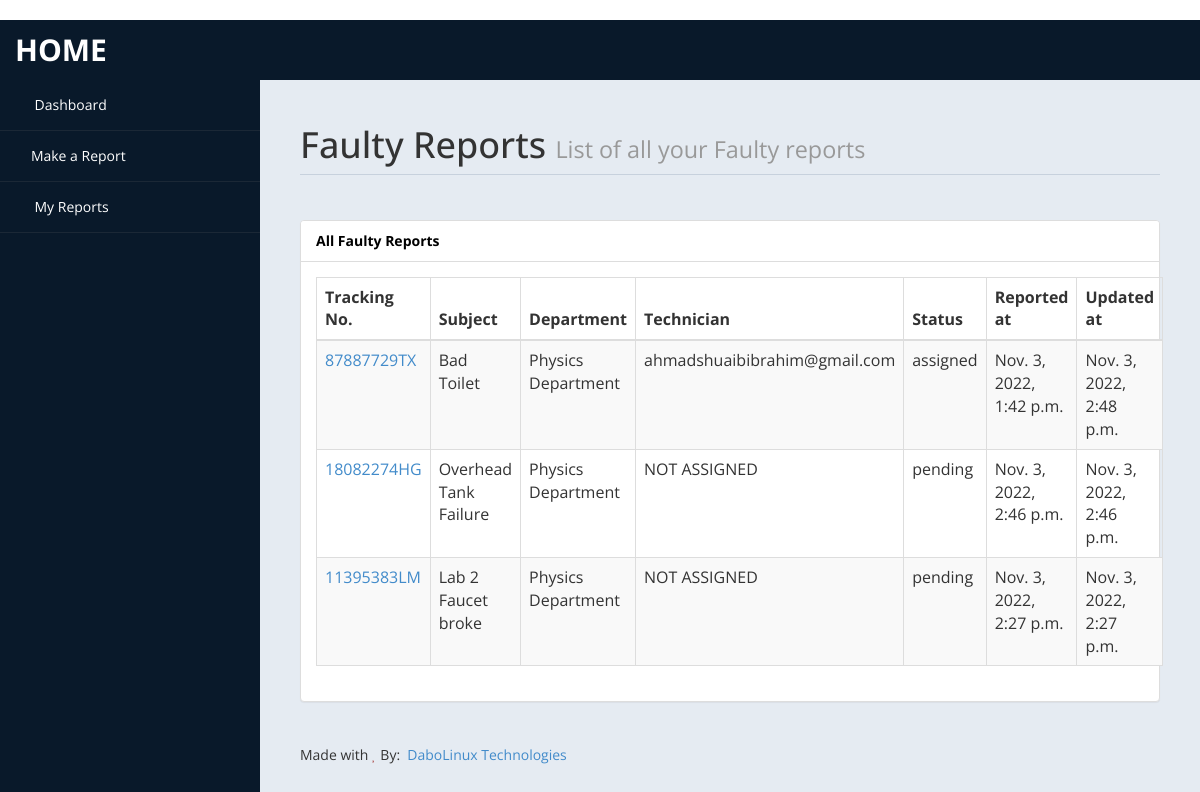
The page /facility/report/list/?user_type=student (signed in) on the database its author committed.
### facility/models.py (models this page shows, shortened)
class Report(TimeStampedModel):
    tracking_number = models.CharField(max_length=10, default=genserial)
    actor = models.ForeignKey(
        "accounts.User", on_delete=models.PROTECT, limit_choices_to=Q(user_type="student"),
        related_name="faulty_reports"
    )
    subject = models.CharField(max_length=50)
    department = models.ForeignKey(
        "accounts.Department", on_delete=models.PROTECT, limit_choices_to=Q(status="active")
    )
    photo = models.ImageField(blank=True, null=True, upload_to="faulty_report")
    note = models.TextField()
    status = models.CharField(
        max_length=50, choices=REPOT_STATUS_CHOICE, default="pending")
    technician = models.ForeignKey(
        "accounts.User", on_delete=models.PROTECT, limit_choices_to=Q(user_type="technician"),
        related_name="tasks",
        blank=True, null=True,
    )
    history = HistoricalRecords(bases=[TimeStampedModel])
    class Meta:
        verbose_name = "Faulty Report"
        verbose_name_plural = "Faulty Reports"
        ordering = ("-updated", )
    def get_absolute_url(self):
        return reverse("facility:report-details", kwargs={"uid": self.tracking_number})

### accounts/models.py (models this page shows, shortened)
class Department(TimeStampedModel):
    uid = models.CharField(max_length=10, default=genserial)
    title = models.CharField(max_length=100)
    sub_title = models.CharField(max_length=100, blank=True, null=True)
    image = models.ImageField(
        upload_to="department/images", blank=True, null=True)
    address = models.TextField()
    state = models.CharField(max_length=50, choices=NIGERIA_STATES)
    status = models.CharField(
        max_length=50, choices=STATUS_CHOICE, default="pending")
    history = HistoricalRecords(bases=[TimeStampedModel])
    class Meta:
        verbose_name = "Department"
        verbose_name_plural = "Departments"
        ordering = ("-updated", )
    def __str__(self) -> str:
        return f"{self.title}"

class User(AbstractBaseUser, PermissionsMixin, TimeStampedModel):
    email = models.EmailField(_('email address'), unique=True)
    first_name = models.CharField(_('first name'), max_length=30,)
    other_name = models.CharField(_('other name'), max_length=30, blank=True)
    last_name = models.CharField(_('last name'), max_length=30, blank=True)
    user_type = models.CharField(max_length=255, choices=USER_TYPE_CHOICE, default="student")
    gender = models.CharField(
        max_length=15, choices=GENDER_CHOICE, default="others")
    phone_number=models.CharField(max_length = 15, blank = True, null = True,)
    image = models.ImageField(upload_to="profile_pics", null=True, blank=True)
    dob = models.DateField(null=True, blank=True)
    country = CountryField(multiple=False, null=True, blank=True)
    state = models.CharField(max_length=255, null=True, blank=True)
    city = models.CharField(max_length=100, null=True, blank=True)
    date_joined = models.DateTimeField(_('date joined'), auto_now_add=True)
    department = models.ForeignKey("accounts.Department", blank=True, null=True,
                               on_delete=models.SET_NULL , related_name="staffs")
    is_staff = models.BooleanField(
        _('staff status'),
        default=False,
        help_text=_(
            'Designates whether the user can log into this admin site.'),
    )
    is_active = models.BooleanField(_('active'), default=False)
    objects = UserManager()
    USERNAME_FIELD = "email"
    REQUIRED_FIELDS = ["first_name"]
    class Meta:
        verbose_name = _('user')
        verbose_name_plural = _('users')
        ordering = ("-updated", )
    def __str__(self):
        return self.email

### facility/views.py (the view)
# urls.py: path("report/list/", ReportListView.as_view(), name="report-list"),
class ReportListView(LoginRequiredMixin, View):
    template_name_student = "facility/report_list_student.html"
    template_name_technician = "facility/report_list_technician.html"
    def get(self, *args, **kwargs):
        user_type = self.request.GET.get("user_type")
        user = self.request.user
        if user_type == "student":
            all_reports = user.faulty_reports.all()
            template_name = self.template_name_student
        elif user_type == "technician":
            all_reports = user.tasks.all()
            template_name = self.template_name_technician
        else:
            all_reports = Report.objects.all()
            template_name = self.template_name_technician
        context = {
            "all_reports": all_reports,
        }
        form = SubmitReportForm()
        context["form"] = form
        return render(request=self.request, template_name=template_name, context=context)

### facility_mgn/utils.py (called while the page is built)
def genserial():
    spam = str(uuid4().int >> 64)
    serial = spam[:8]
    ending = ''.join(choices(letters, k=2))
    return f"{serial}{ending}".upper()

### templates/facility/report_list_student.html (shortened to what this page needs)
﻿{% extends 'accounts/student/base.html' %}
{% load static %}
{% load humanize %}
{% block content %}
<div id="page-wrapper">
    <div id="page-inner">
        <div class="row">
            <div class="col-md-12">
                <h1 class="page-header">
                    Faulty Reports <small>List of all your Faulty reports</small>
                </h1>
            </div>
        </div>
        <div class="row">
            <div class="col-md-12 col-sm-12 col-xs-12">
                <div class="panel panel-default">
                    <div class="panel-heading">
                       All Faulty Reports
                    </div>
                    <div class="panel-body">
                        <div class="table-responsive">
                            <table class="table table-striped table-bordered table-hover">
                                <thead>
                                    <tr>
                                        <th>Tracking No.</th>
                                        <th>Subject</th>
                                        <th>Department</th>
                                        <th>Technician</th>
                                        <th>Status</th>
                                        <th>Reported at</th>
                                        <th>Updated at</th>
                                    </tr>
                                </thead>
                                <tbody>
                                    {% for report in all_reports %}
                                    <tr>
                                        <td><a href="{{report.get_absolute_url}}">{{report.tracking_number}}</a></td>
                                        <td>{{report.subject}}</td>
                                        <td>{{report.department}}</td>
                                        <td>
                                            {% if report.technician %}
                                            {{report.technician}}
                                            {% else %}
                                            NOT ASSIGNED
                                            {% endif %}
                                        </td>
                                        <td>{{report.status}}</td>
                                        <td>{{report.timestamp}}</td>
                                        <td>{{report.updated}}</td>
                                    </tr>
                                    {% endfor %}
                                </tbody>
                            </table>
                        </div>
                    </div>
                </div>
            </div>
        </div>
        <footer><p> Made with <i class="fa fa-heart text-danger"></i> By: &nbsp;<a href="https://dabolinux.com/" target="_blank">DaboLinux Technologies</a></p></footer>
    </div>
</div>
{% endblock content %}

### static/assets/css/custom-styles.css (style rules this page uses)
body { font-family: 'Open Sans', sans-serif; }
#page-wrapper { padding: 15px 15px; min-height: 600px; background:#E5EBF2; }
#page-inner { width:100%; margin:10px 20px 10px 0px; background-color:transparent; padding:10px; min-height:1200px; }
h1, .h1, h2, .h2, h3, .h3 { margin-top: 7px; margin-bottom: -5px; }
p { font-size:16px; line-height:25px; padding-top:20px; }
.page-header { padding-bottom: 9px; margin: 10px 0 45px; border-bottom: 1px solid #C7D1DD; }
.panel-default > .panel-heading { color: #000; background-color: #FFFFFF; border-color: #ddd; font-weight:bold; }
footer p { font-size: 14px; }
@media (min-width:768px) { #page-wrapper { margin: 0 0 0 260px; padding: 15px 30px; min-height: 1200px; } }

### rows shown on the page
Report: tracking_number "87887729TX", subject "Bad Toilet", department "Physics Department", technician "ahmadshuaibibrahim@gmail.com", status "assigned", timestamp "Nov. 3, 2022, 1:42 p.m.", updated "Nov. 3, 2022, 2:48 p.m."
Report: tracking_number "18082274HG", subject "Overhead Tank Failure", department "Physics Department", shows "NOT ASSIGNED", status "pending", timestamp "Nov. 3, 2022, 2:46 p.m.", updated "Nov. 3, 2022, 2:46 p.m."
Report: tracking_number "11395383LM", subject "Lab 2 Faucet broke", department "Physics Department", shows "NOT ASSIGNED", status "pending", timestamp "Nov. 3, 2022, 2:27 p.m.", updated "Nov. 3, 2022, 2:27 p.m."
